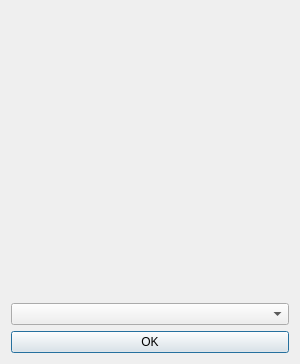
<?xml version="1.0" encoding="UTF-8"?>
<ui version="4.0">
 <class>MacroDialog</class>
 <widget class="QDialog" name="MacroDialog">
  <property name="geometry">
   <rect>
    <x>0</x>
    <y>0</y>
    <width>300</width>
    <height>364</height>
   </rect>
  </property>
  <property name="windowTitle">
   <string>Minha Macro</string>
  </property>
  <layout class="QVBoxLayout" name="verticalLayout">
   <item>
    <widget class="QLabel" name="imageLabel">
     <property name="pixmap">
      <pixmap>../48d3ca20/sectionRetangle.svg</pixmap>
     </property>
     <property name="scaledContents">
      <bool>false</bool>
     </property>
     <property name="alignment">
      <set>Qt::AlignmentFlag::AlignCenter</set>
     </property>
     <property name="wordWrap">
      <bool>false</bool>
     </property>
    </widget>
   </item>
   <item>
    <widget class="QComboBox" name="comboBox"/>
   </item>
   <item>
    <widget class="QPushButton" name="okButton">
     <property name="text">
      <string>OK</string>
     </property>
    </widget>
   </item>
  </layout>
 </widget>
 <resources/>
 <connections/>
</ui>
